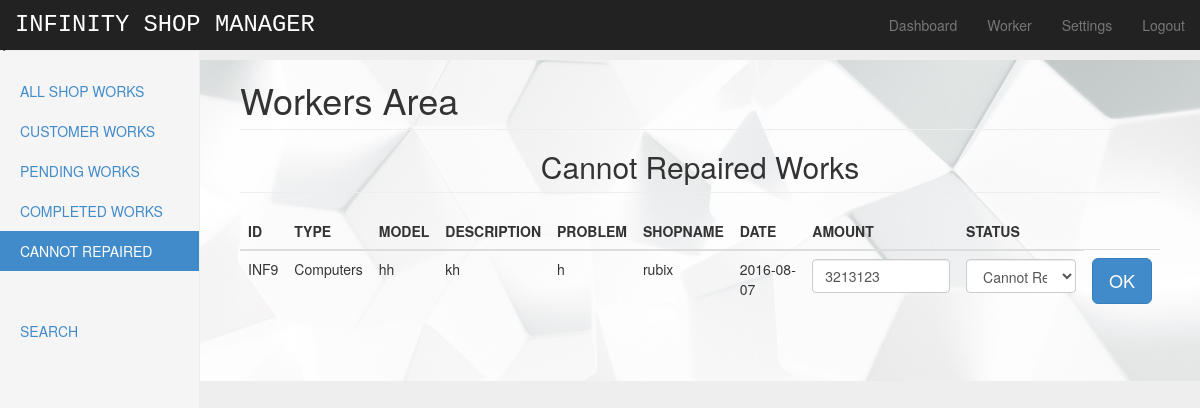
/php/cannot.php, run on the app's committed database.
### tables this page shows
CREATE TABLE IF NOT EXISTS `works` (
  `id` int(60) NOT NULL AUTO_INCREMENT,
  `type` varchar(60) NOT NULL,
  `model` varchar(60) NOT NULL,
  `description` varchar(60) NOT NULL,
  `problem` varchar(60) NOT NULL,
  `shop_id` int(60) NOT NULL,
  `date` date NOT NULL,
  `amount` int(60) NOT NULL,
  `status` varchar(40) NOT NULL,
  PRIMARY KEY (`id`)
);

CREATE TABLE IF NOT EXISTS `shops` (
  `id` int(50) NOT NULL AUTO_INCREMENT,
  `name` varchar(50) NOT NULL,
  `place` varchar(50) NOT NULL,
  `contact` varchar(20) NOT NULL,
  `balance` int(60) NOT NULL,
  `works_pending` int(20) NOT NULL,
  `total_works_given` int(20) NOT NULL,
  `total_money_given` int(100) NOT NULL,
  PRIMARY KEY (`id`)
);

### php/cannot.php (the view, shortened to what this page needs)
<!DOCTYPE html>
<html lang="en">
  <head>
    <link href="css/bootstrap.min.css" rel="stylesheet">
    <link href="css/dashboard.css" rel="stylesheet">
  </head>
  <script src="m/dist/sweetalert.min.js"></script> <link rel="stylesheet" type="text/css" href="m/dist/sweetalert.css">
<body >
    <div class="navbar navbar-inverse navbar-fixed-top" role="navigation">
      <div class="container-fluid">
        <div class="navbar-header">
          <a class="navbar-brand" href="#">INFINITY SHOP MANAGER</a>
        </div>
        <div class="navbar-collapse collapse">
          <ul class="nav navbar-nav navbar-right">
            <li><a class= "active" href="home.php">Dashboard</a></li>
            <li><a href="worker.php">Worker</a></li>
            <li><a href="settings.php">Settings</a></li>
            <li><a href="logout.php">Logout</a></li>
          </ul>
        </div>
      </div>
    </div>
   < <div class="container-fluid">
      <div class="row">
        <div  class="col-sm-3 col-md-2 sidebar" >
          <ul class="nav nav-sidebar">
          <li ><a href="worker.php">ALL SHOP WORKS</a></li>
            <li ><a href="d_works.php">CUSTOMER WORKS</a></li>
            <li ><a href="pending.php">PENDING WORKS</a></li>
            <li><a href="completed.php">COMPLETED WORKS</a></li>
            <li class="active"><a href="cannot.php">CANNOT REPAIRED</a></li>
            <br><br>
             <li><a href="search.php">SEARCH</a></li>
          </ul>
        </div>
        <div class="col-sm-9 col-sm-offset-3 col-md-10 col-md-offset-2 main" style="background-image:url('images/1.jpg') ;background-repeat: no-repeat; background-position: center;background-size: cover;">
          <h1 class="page-header">Workers Area</h1>
            <center><h2 class="page-header">Cannot Repaired Works</h1></center>
          <?Php
		            $con=mysqli_connect("localhost","infinity","949510","infinity");
					$q="SELECT * FROM `shops` join `works` on `shops`.id=`works`.shop_id where `works`.status='Cannot Repaired';";
					$res=mysqli_query($con,$q);
					echo "
          <div class='table-responsive'>
            <table class='table table-striped'>
              <thead>
                <tr>
                  <th>ID</th>
                  <th>TYPE</th>
                  <th>MODEL</th>
                  <th>DESCRIPTION</th>
                  <th>PROBLEM</th>
				  <th>SHOPNAME</th>
				 <th>DATE</th>
				  <th>AMOUNT</th>
				   <th>STATUS</th>
                </tr>
              </thead>
              <tbody>";
					while($row=mysqli_fetch_array($res))
					{
						$id=$row['id'];
						$name=$row['name'];
						$type=$row['type'];
						$model=$row['model'];
						$des=$row['description'];
						$pblm=$row['problem'];
						$dte=$row['date'];
						$amnt=$row['amount'];
						$status=$row['status'];
						echo " <form class='form-signin' role='form' action='work_submit.php' method='post'><tr>
                  <td>INF$id</td>
				  <td>$type</td>
                  <td>$model</td>
                  <td>$des</td>
				  <td>$pblm</td>
                <td>  $name</td>
				<td>$dte</td>
                  <td>
        <input type='text' class='form-control' placeholder='$amnt' name='amount' value='$amnt' ><br>
         <input type='hidden' name=id value='$id' ><br>
</td>
                  <td>    <select class='form-control' class='form-control' name='status' required > <option value='$status'>$status
    </option  >";
	  echo "
	</select>
</td>       <td>
         <button class='btn btn-lg btn-primary btn-block' type='submit'>OK</button>
</form>
</td>
                </tr>";
					}
?>
              </tbody>
            </table>
  </body>
</html>

### php/css/dashboard.css (style rules this page uses)
body { padding-top: 50px; }
.navbar-fixed-top { border: 0; }
.navbar-brand { font-family: monospace; font-size: 170%; color: white; }
.sidebar { display: none; }
@media (min-width: 768px) { .sidebar { position: fixed; top: 51px; bottom: 0; left: 0; z-index: 1000; display: block; padding: 20px; overflow-x: hidden; overflow-y: auto; background-color: #f5f5f5; border-right: 1px solid #eee; } }
.nav-sidebar { margin-right: -21px; margin-bottom: 20px; margin-left: -20px; }
.nav-sidebar > li > a { padding-right: 20px; padding-left: 20px; }
.nav-sidebar > .active > a, .nav-sidebar > .active > a:hover, .nav-sidebar > .active > a:focus { color: #fff; background-color: #428bca; }
.main { padding: 20px; }
@media (min-width: 768px) { .main { padding-right: 40px; padding-left: 40px; } }
.main .page-header { margin-top: 0; }
body { padding-top: 40px; padding-bottom: 40px; background-color: #eee; }
.form-signin { max-width: 730px; padding: 15px; margin: 0 auto; }

### data on the page
works: id "9", type "Computers", model "hh", description "kh", problem "h", shop.name "rubix", date "2016-08-07", amount "3213123", status "Cannot Repaired"
